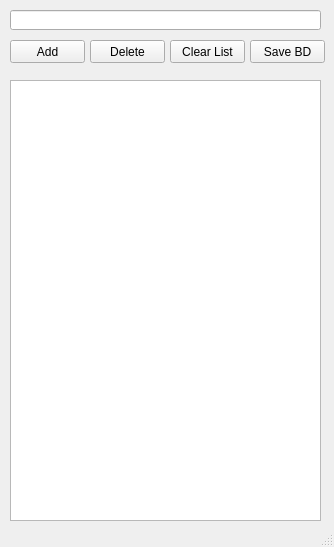
<?xml version="1.0" encoding="UTF-8"?>
<ui version="4.0">
 <class>MainWindow</class>
 <widget class="QMainWindow" name="MainWindow">
  <property name="geometry">
   <rect>
    <x>0</x>
    <y>0</y>
    <width>334</width>
    <height>547</height>
   </rect>
  </property>
  <property name="windowTitle">
   <string>To do List</string>
  </property>
  <widget class="QWidget" name="centralwidget">
   <widget class="QPushButton" name="btn_AddItem">
    <property name="geometry">
     <rect>
      <x>10</x>
      <y>40</y>
      <width>75</width>
      <height>23</height>
     </rect>
    </property>
    <property name="text">
     <string>Add</string>
    </property>
   </widget>
   <widget class="QPushButton" name="btn_DeleteItem">
    <property name="geometry">
     <rect>
      <x>90</x>
      <y>40</y>
      <width>75</width>
      <height>23</height>
     </rect>
    </property>
    <property name="text">
     <string>Delete</string>
    </property>
   </widget>
   <widget class="QPushButton" name="btn_Clear">
    <property name="geometry">
     <rect>
      <x>170</x>
      <y>40</y>
      <width>75</width>
      <height>23</height>
     </rect>
    </property>
    <property name="text">
     <string>Clear List</string>
    </property>
   </widget>
   <widget class="QLineEdit" name="txb_item">
    <property name="geometry">
     <rect>
      <x>10</x>
      <y>10</y>
      <width>311</width>
      <height>20</height>
     </rect>
    </property>
   </widget>
   <widget class="QListWidget" name="View_minhaLista">
    <property name="geometry">
     <rect>
      <x>10</x>
      <y>80</y>
      <width>311</width>
      <height>441</height>
     </rect>
    </property>
   </widget>
   <widget class="QPushButton" name="btn_bd">
    <property name="geometry">
     <rect>
      <x>250</x>
      <y>40</y>
      <width>75</width>
      <height>23</height>
     </rect>
    </property>
    <property name="text">
     <string>Save BD</string>
    </property>
   </widget>
  </widget>
  <widget class="QMenuBar" name="menubar">
   <property name="geometry">
    <rect>
     <x>0</x>
     <y>0</y>
     <width>334</width>
     <height>21</height>
    </rect>
   </property>
  </widget>
  <widget class="QStatusBar" name="statusbar"/>
 </widget>
 <resources/>
 <connections/>
</ui>
